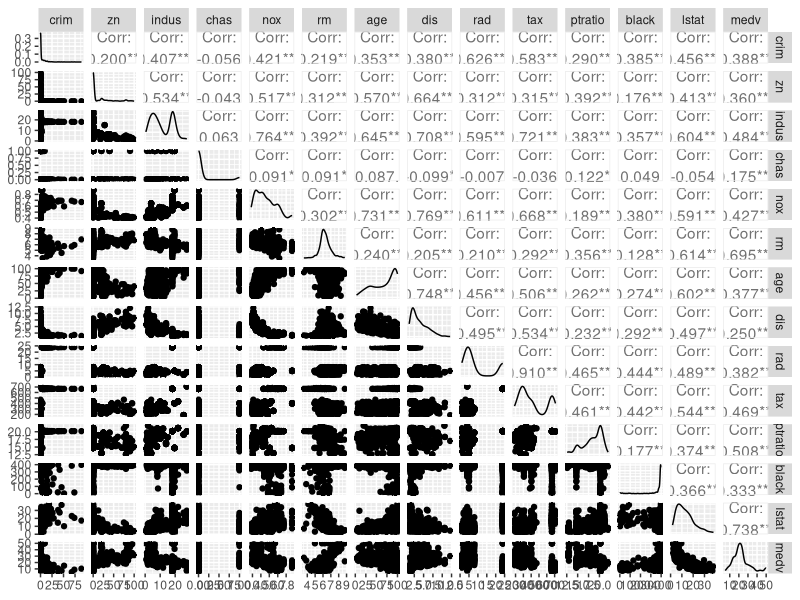
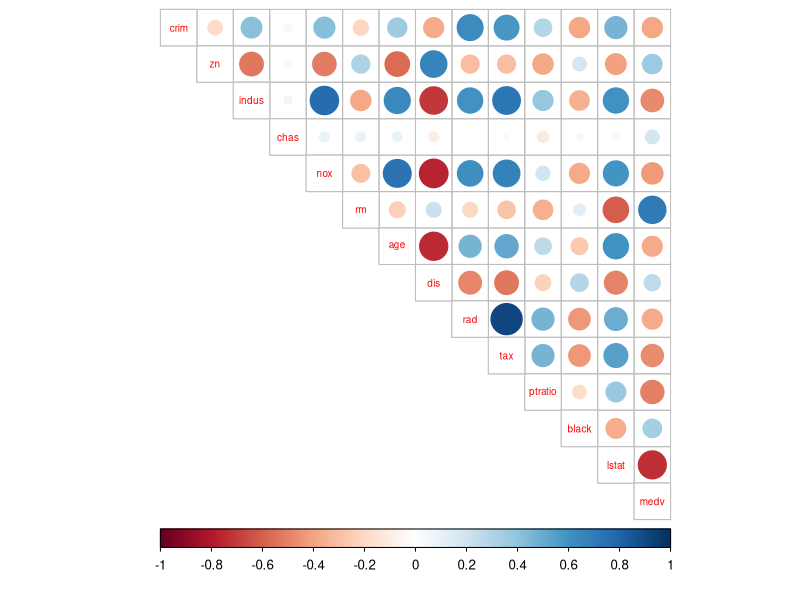
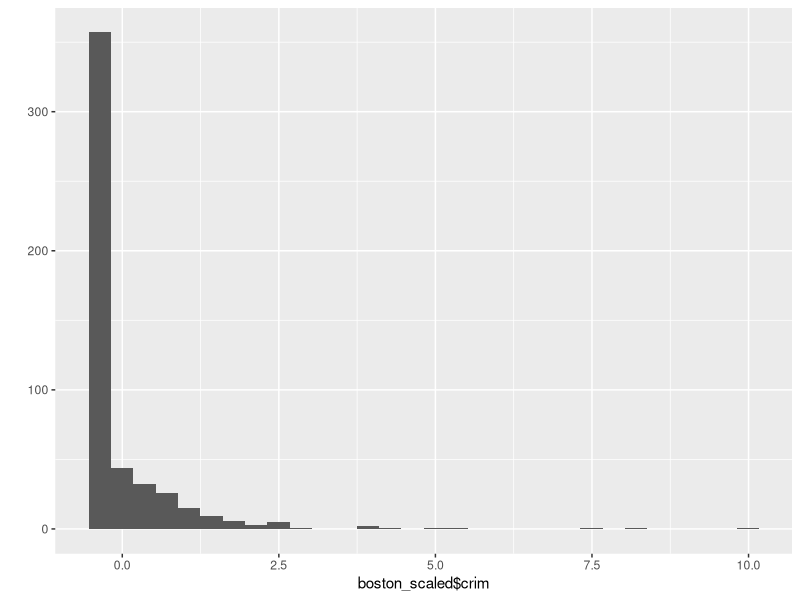
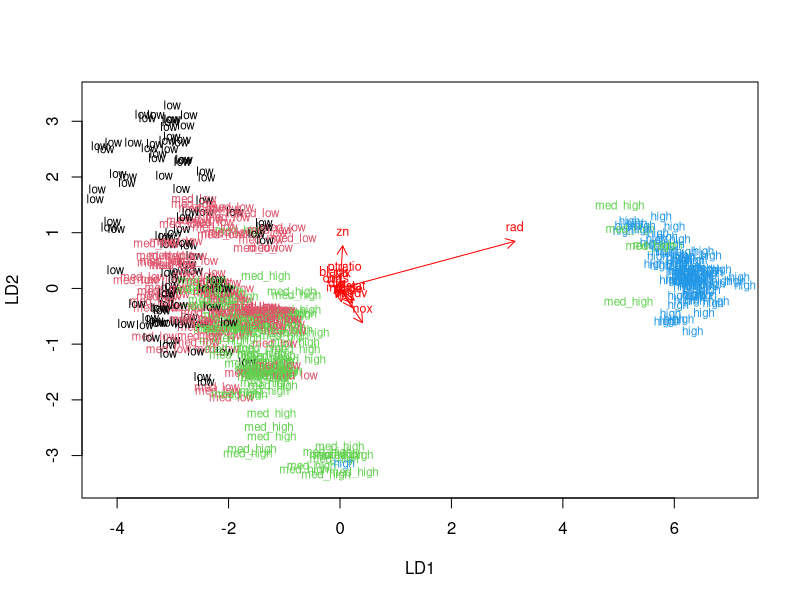
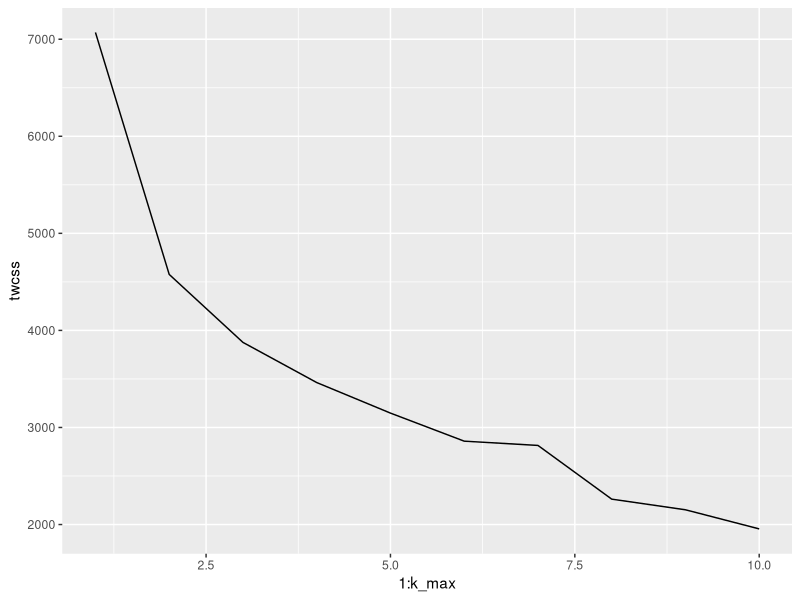
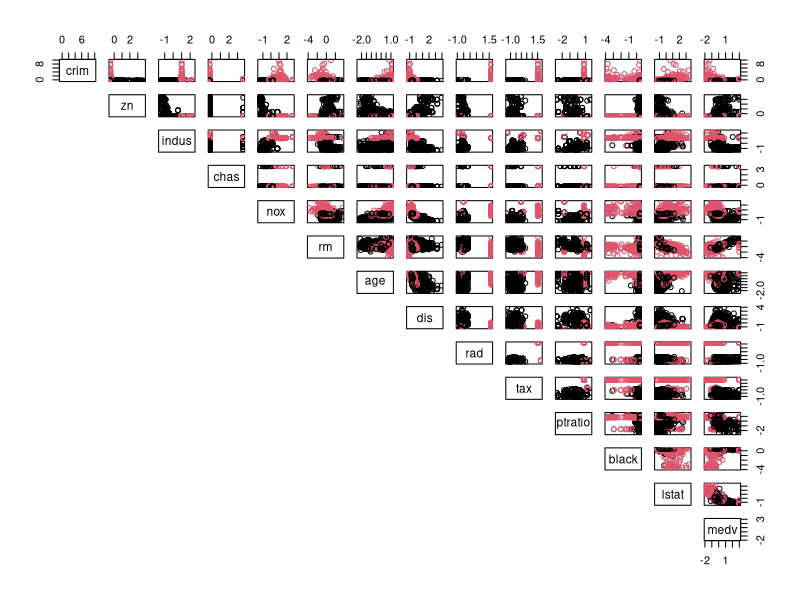
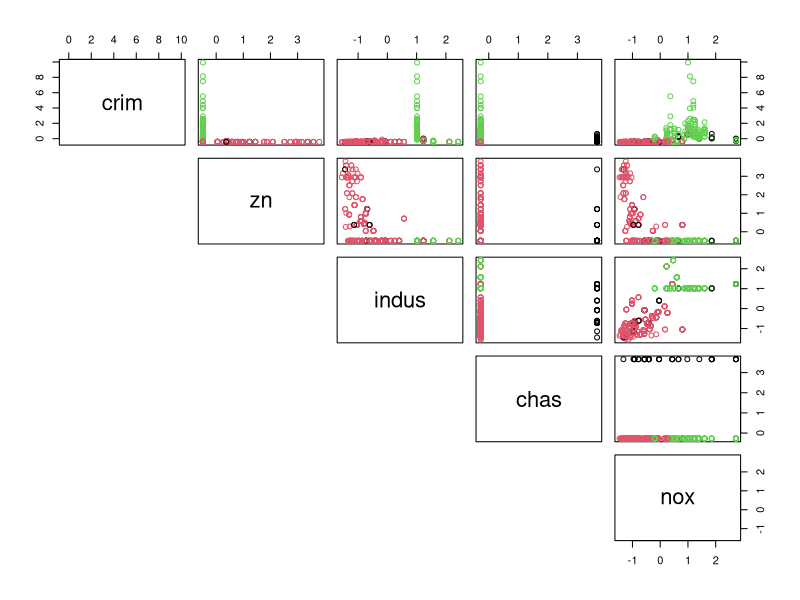

The R source for these figures, in order:
## ---- chunk 1
# access needed packages
library(MASS); library(tidyr); library(corrplot); library(dplyr)
library(ggplot2); library(GGally)
## ---- chunk 2
# load boston data and check contents
data("Boston")
summary(Boston)
## ---- chunk 3
ggpairs(Boston, lower = list(combo = wrap("facethist", bins = 20)))
## ---- chunk 4
# calculate the correlation matrix and round it
cor_matrix<-cor(Boston) %>% round(digits = 2)

# print the correlation matrix
cor_matrix

# visualize the correlation matrix
corrplot(cor_matrix, method="circle", type="upper", cl.pos="b", tl.pos="d", tl.cex = 0.6)
## ---- chunk 5
# center and standardize variables
boston_scaled <- scale(Boston)

# change the object to data frame
boston_scaled = as.data.frame(boston_scaled)

# summary of the scaled crime rate
summary(boston_scaled)
## ---- chunk 6
# plot histogram to see the distribution of scaled crime rate
qplot(boston_scaled$crim, geom="histogram")
## ---- chunk 7
# create a quantile vector of crim
bins <- quantile(boston_scaled$crim)

# create a categorical variable 'crime'
crime <- cut(boston_scaled$crim, breaks = bins, include.lowest = TRUE, labels = c("low", "med_low", "med_high", "high"))

# look at the table of the new factor crime
table(crime)

# remove original crim from the dataset
boston_scaled <- dplyr::select(boston_scaled, -crim)

# add the new categorical value to scaled data
boston_scaled <- data.frame(boston_scaled, crime)
## ---- chunk 8
# number of rows in the Boston dataset 
n <- nrow(boston_scaled)

# choose randomly 80% of the rows
ind <- sample(n,  size = n * 0.8)

# create train set
train <- boston_scaled[ind,]

# create test set 
test <- boston_scaled[-ind,]

# save the correct classes from test data
correct_classes <- test$crim

# remove the crime variable from test data
test <- dplyr::select(test, -crime)
## ---- chunk 9

# linear discriminant analysis
lda.fit <- lda(crime ~ ., data = train)

# print the lda.fit object
lda.fit

# the function for lda biplot arrows
lda.arrows <- function(x, myscale = 1, arrow_heads = 0.1, color = "red", tex = 0.75, choices = c(1,2)){
  heads <- coef(x)
  arrows(x0 = 0, y0 = 0, 
         x1 = myscale * heads[,choices[1]], 
         y1 = myscale * heads[,choices[2]], col=color, length = arrow_heads)
  text(myscale * heads[,choices], labels = row.names(heads), 
       cex = tex, col=color, pos=3)
}

# target classes as numeric
classes <- as.numeric(train$crime)

# plot the lda results
plot(lda.fit, dimen = 2, col = classes, pch = classes)
lda.arrows(lda.fit, myscale = 1)

## ---- chunk 10
# predict classes with test data
lda.pred <- predict(lda.fit, newdata = test)

# cross tabulate the results
table(correct = correct_classes, predicted = lda.pred$class)
## ---- chunk 11
# reload the Boston dataset
data("Boston")

# center and standardize variables
boston_scaled <- scale(Boston)

# change the object to data frame
boston_scaled = as.data.frame(boston_scaled)

# euclidean distance matrix
dist_eu <- dist(boston_scaled)

# look at the summary of the distances
summary(dist_eu)
## ---- chunk 12
# k-means clustering
km <-kmeans(boston_scaled, centers = 3)

set.seed(123)

# determine the number of clusters
k_max <- 10

# calculate the total within sum of squares
twcss <- sapply(1:k_max, function(k){kmeans(boston_scaled, k)$tot.withinss})

# visualize the results
qplot(x = 1:k_max, y = twcss, geom = 'line')
## ---- chunk 13
# k-means clustering
km <-kmeans(boston_scaled, centers = 2)

# plot the Boston dataset with clusters
pairs(boston_scaled, col = km$cluster, lower.panel = NULL)
## ---- chunk 14
# k-means clustering
km <-kmeans(boston_scaled, centers = 3)

# plot the Boston dataset with clusters
pairs(boston_scaled[1:5], col = km$cluster, lower.panel = NULL)
